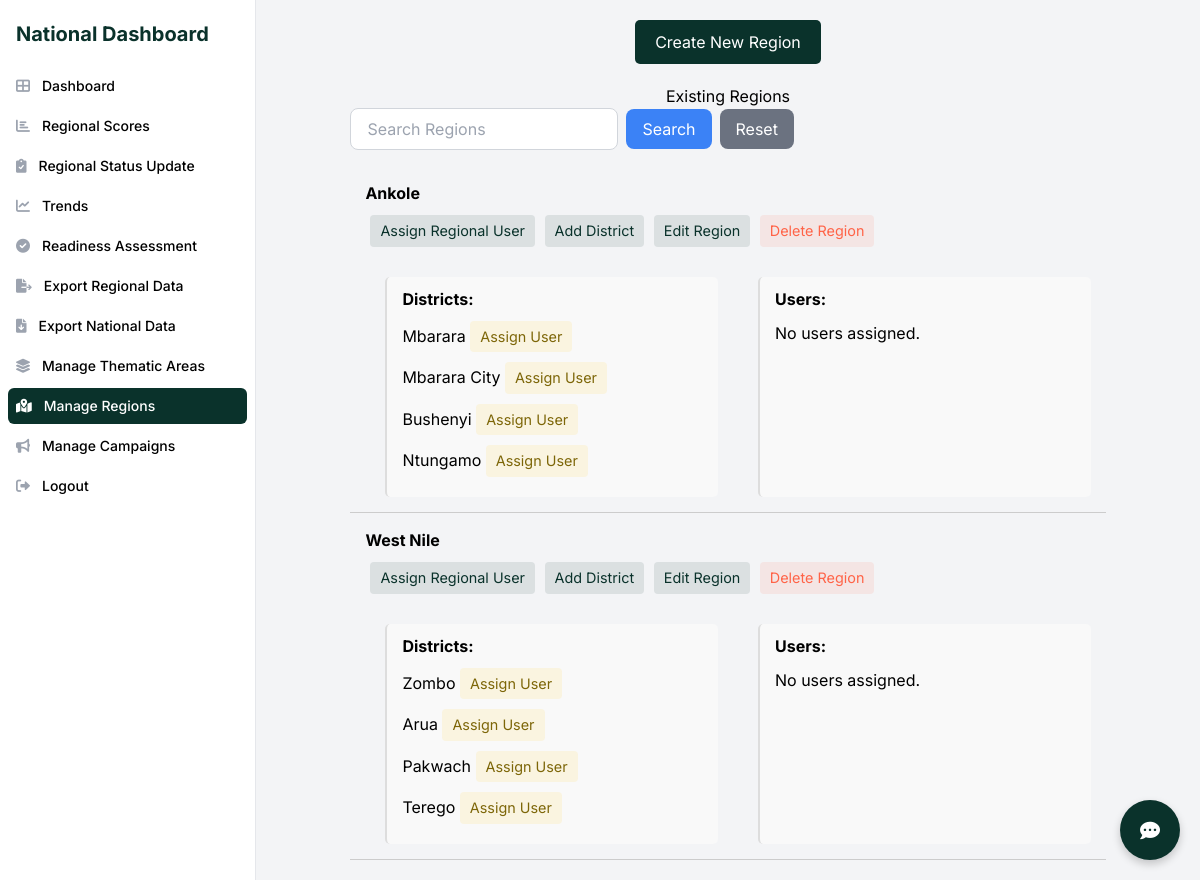
Screenshot of /regions/ (signed in) with the database file from the repository.
### campaign/models.py (models this page shows, shortened)
class Region(models.Model):
    name = models.CharField(max_length=255)

class Place(models.Model):
    name = models.CharField(max_length=255)
    region = models.ForeignKey(Region, related_name='places', on_delete=models.CASCADE)

### campaign/views.py (the view, shortened to what this page needs)
# urls.py: path("regions/", views.manage_regions, name="manage_regions"),
@login_required
@restrict_access(allowed_roles=["national"])
def manage_regions(request):
    if request.user.role != "national":
        return redirect("main_page")
    search_query = request.GET.get("search", "")
    if search_query:
        regions = (
            Region.objects.prefetch_related("places", "user_set")
            .filter(Q(name__icontains=search_query))
            .order_by("name")
        )
    else:
        regions = (
            Region.objects.prefetch_related("places", "user_set").all().order_by("name")
        )
    return render(
        request,
        "campaign/manage_regions.html",
        {
            "regions": regions,
            "search_query": search_query,
        },
    )

### campaign/utilities.py (called while the page is built)
def restrict_access(allowed_roles=None, redirect_url="main_page"):
    allowed_roles = allowed_roles or []
    def decorator(view_func):
        @wraps(view_func)
        def _wrapped_view(request, *args, **kwargs):
            if not request.user.is_authenticated:
                return redirect("main_page")
            if request.user.role not in allowed_roles:
                if redirect_url:
                    return redirect(redirect_url)
                return HttpResponseForbidden("You do not have access to this resource.")
            return view_func(request, *args, **kwargs)
        return _wrapped_view
    return decorator

### campaign/templates/campaign/manage_regions.html (shortened to what this page needs)
{% extends "campaign/base.html" %}
{% block content %}
    <div class="create-button-container">
        <button id="create-button" class="create-button" onclick="toggleForm()">Create New Region</button>
    </div>
<div class="existing-regions">
    <h2>Existing Regions</h2>
    <div class="flex items-center mb-4">
        <input type="text" id="searchInput" name="search" placeholder="Search Regions"
               value="{{ search_query }}" class="px-4 py-2 border border-gray-300 rounded-lg focus:outline-none focus:ring-2 focus:ring-gray-600 mr-2">
        <button onclick="applySearchFilter()"
                class="bg-blue-500 text-white px-4 py-2 rounded-lg hover:bg-blue-600">Search</button>
        <button onclick="resetSearch()"
                class="bg-gray-500 text-white px-4 py-2 rounded-lg hover:bg-gray-600 ml-2">Reset</button>
    </div>
    <ul id="region-list">
        {% for region in regions %}
            <li class="region-item">
                <span class="region-name">{{ region.name }}</span>
                <div class="action-buttons">
                    <a href="{% url 'assign_regional_user' region.id %}">
                        <button class="action-button assign-user-button">Assign Regional User</button>
                    </a>
                    <a href="{% url 'add_place' region.id %}">
                        <button class="action-button add-district-button">Add District</button>
                    </a>
                    <a href="{% url 'edit_region' region.id %}">
                        <button class="action-button edit-region-button">Edit Region</button>
                    </a>
                    <button class="action-button delete-region-button" data-id="{{ region.id }}">Delete Region</button>
                </div>
                <div class="region-details-container">
                    <div class="place-list">
                        <h4>Districts:</h4>
                        <ul class="district-column-layout">
                            {% for place in region.places.all %}
                                <li>
                                    {{ place.name }}
                                    <a href="{% url 'assign_place_user' place.id %}">
                                        <button class="assign-place-user-button">Assign User</button>
                                    </a>
                                </li>
                            {% empty %}
                                <li>No places assigned.</li>
                            {% endfor %}
                        </ul>
                    </div>
                    <div class="user-list">
                        <h4>Users:</h4>
                        <ul>
                            {% for user in region.user_set.all %}
                                <li>
                                    {{ user.username }} | {{ user.email }} | {{ user.phone_number }} | {{ user.place.name }}
                                    <button class="delete-user-button" data-id="{{ user.id }}" data-region="{{ region.id }}">Delete User</button>
                                </li>
                            {% empty %}
                                <li>No users assigned.</li>
                            {% endfor %}
                        </ul>
                    </div>
                </div>
            </li>
        {% endfor %}
    </ul>
</div>
{% endblock %}

### campaign/templates/campaign/base.html (style rules this page uses)
body { font-family: 'Inter', sans-serif; }

### campaign/templates/campaign/manage_regions.html (style rules this page uses)
.region-details-container { display: flex; justify-content: space-between; gap: 20px; margin-top: 20px; }
.place-list, .user-list { flex: 1; padding: 10px; border-radius: 5px; background-color: #f9f9f9; }
.place-list h4, .user-list h4 { margin-bottom: 10px; font-weight: bold; }
.assign-place-user-button { background-color: rgba(255, 195, 0, 0.1); color: #7D6608; border-radius: 4px; padding: 5px 10px; border: none; font-size: 0.9em; cursor: pointer; transition: all 0.3s ease; }
.region-form, .existing-regions { width: 80%; margin: 20px auto; }
.region-form h2, .existing-regions h2 { text-align: center; }
.create-button-container { text-align: center; margin: 20px 0; }
.create-button { background-color: rgba(10, 50, 43, 1); color: white; padding: 10px 20px; border: none; border-radius: 5px; cursor: pointer; transition: background-color 0.3s ease; display: inline-block; }
.existing-regions ul { list-style-type: none; padding: 0; }
.region-item { padding: 15px; border-bottom: 1px solid #ccc; }
.region-name { font-weight: bold; }
.action-buttons { margin-top: 10px; }
.action-button { display: inline-block; margin-left: 5px; padding: 5px 10px; border-radius: 4px; border: none; font-size: 0.9em; cursor: pointer; transition: all 0.3s ease; }
.assign-user-button, .add-district-button, .edit-region-button { background-color: rgba(10, 50, 43, 0.1); color: rgba(10, 50, 43, 1); }
.delete-region-button { background-color: rgba(255, 99, 71, 0.1); color: #FF6347; }
.place-list, .user-list { margin-left: 20px; margin-top: 10px; padding-left: 15px; border-left: 2px solid #ddd; }
.district-column-layout { list-style-type: disc; padding-left: 20px; margin: 0; column-count: 1; }
.district-column-layout li { margin-bottom: 10px; }

### rows the page displays
Region: name "Ankole"
Place: name "Mbarara"
Place: name "Mbarara City"
Place: name "Bushenyi"
Place: name "Ntungamo"
Region: name "West Nile"
Place: name "Zombo"
Place: name "Arua"
Place: name "Pakwach"
Place: name "Terego"
